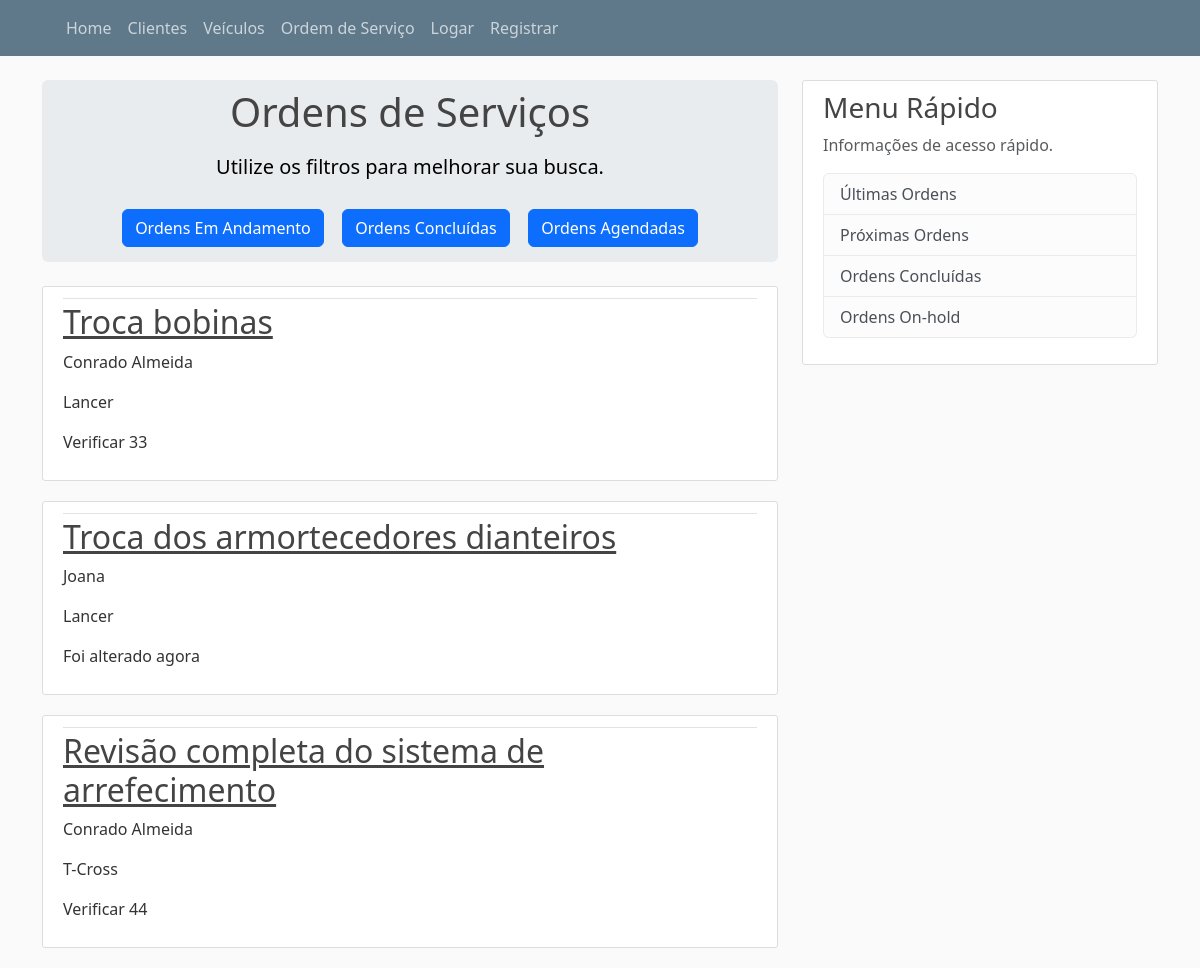
/garage/, run on the app's committed database.
### garage/models.py (models this page shows, shortened)
class Ordem(models.Model):
    CONDICOES_VEICULO = (
        ("A", "Normal - Proprietário veio rodando"),
        ("B", "Sem funcionar - veio no guincho"),
        ("C", "Com anomalia - Proprietário veio rodando"),
        ("D", "Com anomalia - Veio rodando por terceiro")
    )
    STATUS_ORDEM = (
        ('A', 'Em Execução - aprovado pelo cliente'),
        ('B', 'Em Aberto -  aguardando aprovação pelo cliente'),
        ('C', 'Em Aberto -  aguardando peças'),
        ('D', 'Finalizado'),
        ('E', 'Finalizado - interrompido pelo cliente')
    )
    titulo = models.CharField(max_length=50)
    slug = models.SlugField(max_length=250)
    status = models.CharField(choices=STATUS_ORDEM,default='Em Execução - aprovado pelo cliente', max_length=100)
    condicao = models.CharField(choices=CONDICOES_VEICULO,default='Normal - Proprietário veio rodando', max_length=100)
    descricao = models.CharField(max_length=150)
    diagnostico = models.TextField(max_length=150, default='Descreva o problema observado')
    data_criacao = models.DateField(auto_now_add=True)
    veiculo_id = models.ForeignKey(Veiculo, on_delete=models.CASCADE)
    cliente_id = models.ForeignKey(Cliente, on_delete=models.CASCADE)
    autor = models.ForeignKey(User, on_delete=models.CASCADE)
    observacoes = models.CharField(max_length=250, blank=all)

class Cliente(models.Model):
    nome = models.CharField(max_length=250)
    slug = models.SlugField(max_length=250)
    n_cpf = models.CharField(max_length=50)
    endereco = models.CharField(max_length=150)
    bairro = models.CharField(max_length=50)
    cidade = models.CharField(max_length=50)
    cep = models.CharField(max_length=9)
    data_criacao = models.DateTimeField(auto_now_add=True)
    email = models.CharField(max_length=100)
    autor = models.ForeignKey(User, on_delete=models.CASCADE)
    def __str__(self):
        return self.nome

class Veiculo(models.Model):
    marca = models.CharField(max_length=50)
    modelo = models.CharField(max_length=50)
    slug = models.SlugField(max_length=250, unique=True)
    placa = models.CharField(max_length=250)
    motor = models.CharField(max_length=150)
    ano = models.CharField(max_length=50)
    data_criacao = models.DateField(auto_now_add=True)
    autor = models.ForeignKey(User, on_delete=models.CASCADE)
    def __str__(self):
        return self.modelo

### garage/views.py (the view)
# urls.py: path('', HomeListView.as_view(), name='garage-home'),
class HomeListView(ListView):
    model = Ordem
    template_name = 'garage/home.html'
    context_object_name = 'ordens'
    ordering = ['-data_criacao']

### templates/garage/home.html (shortened to what this page needs)
{% extends "garage/base.html" %}
{% block content %}
<div class="p-4 p-md-2 mb-4 rounded text-body-emphasis bg-body-secondary">
    <h1>Ordens de Serviços</h1>
    <p class="lead my-3">Utilize os filtros para melhorar sua busca.</p>
    <div class="button-box col-lg-12">
      <button type="button" class="btn btn-primary">Ordens Em Andamento</button>
      <button type="button" class="btn btn-primary">Ordens Concluídas</button>
      <button type="button" class="btn btn-primary">Ordens Agendadas</button>
    </div>
</div>
    {% for ordem in ordens %}
        <article class="media content-section">
          <div class="media-body">
            <div class="article-metadata">
            </div>
            <h2><a class="article-title" href="{% url 'garage:ordem-detail' ordem.id %}">{{ ordem.titulo }}</a></h2>
            <p class="article-content">{{ ordem.cliente_id }}</p>
            <p class="article-content">{{ ordem.veiculo_id }}</p>
            <p class="article-content">{{ ordem.descricao }}</p>
          </div>
        </article>
    {% endfor %}
{% endblock content %}

### garage/static/css/main.css (style rules this page uses)
body { background: #fafafa; color: #333333; margin-top: 5rem; }
h1, h2, h3, h4, h5, h6 { color: #444444; }
.content-section { background: #ffffff; padding: 10px 20px; border: 1px solid #dddddd; border-radius: 3px; margin-bottom: 20px; }
.article-title { color: #444444; }
.article-content { white-space: pre-line; }
.article-metadata { padding-bottom: 1px; margin-bottom: 4px; border-bottom: 1px solid #e3e3e3 }
.bg-body-secondary { background: #e6e6e6; text-align: center; }
.button-box { text-align:center; margin-top:20px; }
.btn-primary { margin: 1%; }

### data on the page
Ordem: titulo "Troca bobinas", cliente_id "Conrado Almeida", veiculo_id "Lancer", descricao "Verificar 33"
Ordem: titulo "Troca dos armortecedores dianteiros", cliente_id "Joana", veiculo_id "Lancer", descricao "Foi alterado agora"
Ordem: titulo "Revisão completa do sistema de arrefecimento", cliente_id "Conrado Almeida", veiculo_id "T-Cross", descricao "Verificar 44"
